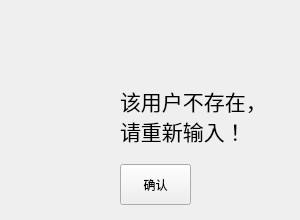
  <widget class="QWidget" name="widget_warn_user_noexist" native="true">
   <property name="geometry">
    <rect>
     <x>380</x>
     <y>170</y>
     <width>300</width>
     <height>220</height>
    </rect>
   </property>
   <property name="styleSheet">
    <string notr="true">#widget_warn_user_noexist
{
	background-image: url(:/picture/warnbackground.png);
}</string>
   </property>
   <widget class="QToolButton" name="toolButton_warn_usernoexist_enter">
    <property name="geometry">
     <rect>
      <x>120</x>
      <y>164</y>
      <width>71</width>
      <height>41</height>
     </rect>
    </property>
    <property name="text">
     <string>确认</string>
    </property>
   </widget>
   <widget class="QLabel" name="label_40">
    <property name="geometry">
     <rect>
      <x>20</x>
      <y>70</y>
      <width>81</width>
      <height>81</height>
     </rect>
    </property>
    <property name="styleSheet">
     <string notr="true">border-image: url(:/picture/jinggao.png);</string>
    </property>
    <property name="text">
     <string/>
    </property>
   </widget>
   <widget class="QLabel" name="label_41">
    <property name="geometry">
     <rect>
      <x>120</x>
      <y>110</y>
      <width>191</width>
      <height>41</height>
     </rect>
    </property>
    <property name="font">
     <font>
      <pointsize>16</pointsize>
     </font>
    </property>
    <property name="text">
     <string>请重新输入！</string>
    </property>
   </widget>
   <widget class="QLabel" name="label_42">
    <property name="geometry">
     <rect>
      <x>120</x>
      <y>80</y>
      <width>191</width>
      <height>41</height>
     </rect>
    </property>
    <property name="font">
     <font>
      <pointsize>16</pointsize>
     </font>
    </property>
    <property name="text">
     <string>该用户不存在，</string>
    </property>
   </widget>
  </widget>
